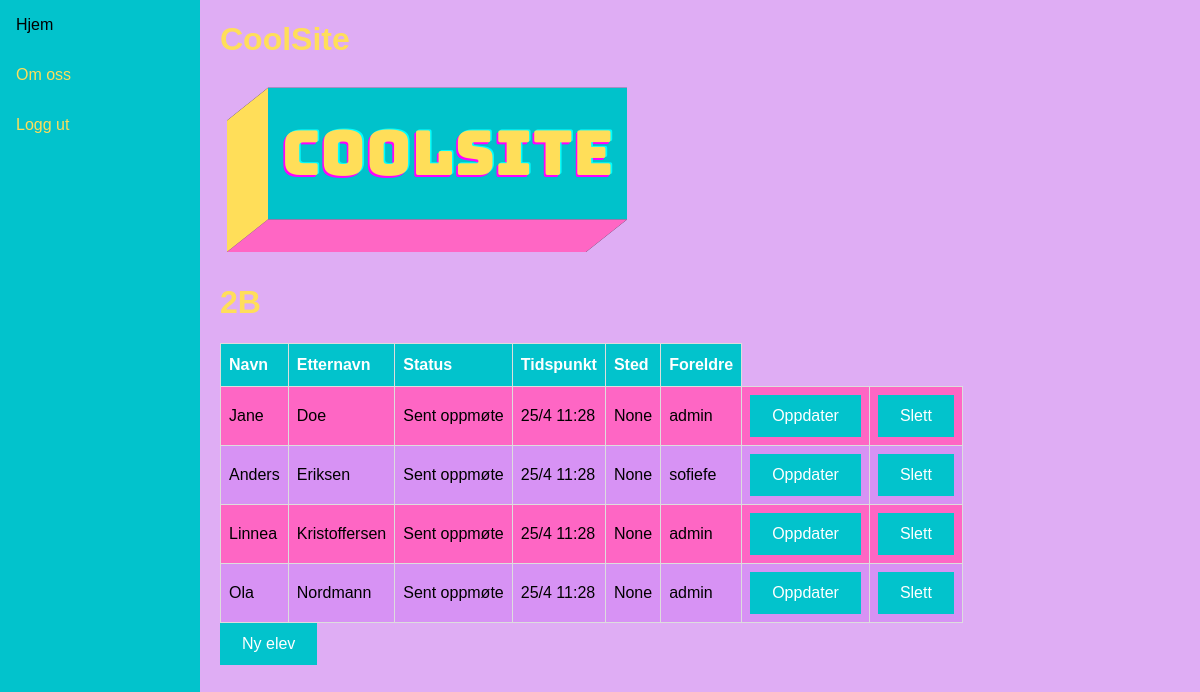
Screenshot of /klasse/2 (signed in) with the database file from the repository.
### coolflex/models.py (models this page shows, shortened)
class Klasse(models.Model):
    navn = models.CharField(max_length=2, default=None)
    teacher = models.ForeignKey(User, on_delete=models.CASCADE)
    def __str__(self):
        return self.navn
    class Meta:  #la til Meta-data i Klasse og CoolUser for å kunne sortere på klassenavn og etternavn
        ordering = ["navn"]

class CoolUser(models.Model):
    first_name = models.CharField(max_length=20, default="CoolUser")
    last_name = models.CharField(max_length=20, default ="")
    klasse = models.ForeignKey(Klasse, null=True, related_name="cooluser", on_delete=models.CASCADE)
    teacher = models.ForeignKey(User, blank=True, on_delete=models.CASCADE, related_name="+")
    parent = models.ForeignKey(User, blank=True, on_delete=models.CASCADE, related_name="+")
    status = models.CharField(max_length=3, default="DEF", blank=True, null=True)
    timestamp = models.CharField(max_length=20, default="N/A", blank=True, null=True)
    location = models.CharField(max_length=20, default="N/A", blank=True, null=True)
    class Meta:
        ordering = ["last_name", "first_name"]
    def get_parent(self):
        return self.parent.username

### coolflex/views.py (the view)
# urls.py: path("klasse", views.frontpage, name="frontpage"),
@login_required
def klasse(request, pk):
	klasse = Klasse.objects.get(id=pk)
	coolusers = CoolUser.objects.filter(klasse=klasse)
	klassenavn = klasse
	for user in coolusers:
		user.status = get_status_text(user)
		user.location = get_coolbox_location(user, coolbox_dict)
		user.timestamp = get_timestamp_text(user)
	context = {'klasse':klasse, 'coolusers':coolusers, "klassenavn":klassenavn}
	return render(request, "coolflex/klasse.html", context)

### coolflex/views.py (called while the page is built)
def get_timestamp(user):
	box_data_list = []
	timestamp = datetime.now() #får int feil hvis ikke, default blir .now()
	box_data = DataCoolBox.objects.filter(cooluser_id = user.id)
	if (box_data == None):
		return None
	else:
		for data in box_data:
			box_data_list.append(data)
		if (len(box_data_list) > 1):
			timestamp = box_data_list[-1].timestamp
		elif (len(box_data_list) == 1):
			timestamp = box_data_list[0].timestamp
		return timestamp

def get_coolbox_location(user, box_dict):
	box_data_list = []
	box_id = 0
	box_data = DataCoolBox.objects.filter(cooluser_id = user.id)
	for data in box_data:
		box_data_list.append(data)
	if (len(box_data_list) > 1):
		box_id = box_data_list[-1].box_id
	elif (len(box_data_list) == 1):
		box_id = box_data_list[0].box_id
	return box_dict.get(box_id)

def get_timestamp_text(user):
	timestamp = get_timestamp(user)
	if (timestamp != None):
		minute = int(timestamp.minute)
		if (minute <= 9):
			minute = "0"+str(minute)
		hour = int(timestamp.hour)
		if (hour <= 9):
			hour = "0"+str(hour)
		day = int(timestamp.day)
		if (day <= 9):
			day = "0"+str(day)
		month = int(timestamp.month)
		timestamp_text = f"{day}/{month} {hour}:{minute}"
		return timestamp_text
	else:
		return "N/A"

def check_timestamp(timestamp):
	valid_start_hour = 6
	valid_end_hour = 10
	today = int(datetime.now().day)
	this_month = int(datetime.now().month)
	this_year = int(datetime.now().year)
	hour = int(timestamp.hour)
	minutes = int(timestamp.minute)
	day = int(timestamp.day)
	month = int(timestamp.month)
	year = int(timestamp.year)
	if ((today == day) and (this_month == month) and (this_year == year)):
		if (valid_start_hour <= hour) and (hour < valid_end_hour):
			return 1 #valid timeframe
		elif (hour >= valid_end_hour):
			return 2 #late to school
		else:
			return 3 #invalid timeframe, something is up >:/
	else:
		return False

def get_status(user):
	timestamp_status = check_timestamp(get_timestamp(user))
	if (timestamp_status == 1):
		return True
	elif (timestamp_status == 2):
		return 2
	elif (timestamp_status == 3):
		return False
	else:
		return False

def get_status_text(user):
	status = get_status(user)
	if (status == True):
		return "Møtt opp"
	elif (status == 2):
		return "Sent oppmøte"
	else:
		return "Ikke møtt opp"

### coolflex/templates/coolflex/klasse.html
{% extends 'coolflex/base.html' %}
{% load static %}
{% block content %}
<h1>{{ klassenavn }}</h1>
<table id="coolflex">
    <thead>
      <tr>
        <th>Navn</th>
        <th>Etternavn</th>
        <th>Status</th>
        <th>Tidspunkt</th>
        <th>Sted</th>
        <th>Foreldre</th>
      </tr>
    </thead>
    <tbody>
      <tr>
        {% for user in coolusers %}
        {% if user.klasse|lower == klassenavn|lower %}
        <tr>
            <td> {{ user.first_name }} </td>
            <td> {{ user.last_name }} </td>
            <td> {{ user.status }} </td>
            <td> {{ user.timestamp }} </td>
            <td> {{ user.location }} </td>
            <td> {{ user.get_parent }} </td>
            <td> <div class="button"><a href="{% url 'updatecooluser' user.id %}">Oppdater</a></div> </td>
            <td> <div class="button"><a href="{% url 'deletecooluser' user.id %}">Slett</a></div> </td>
        </tr>
        {%endif%}
        {%endfor%}
      </tr>
    </tbody>
    </table>
    <div class="button"><a href="{% url 'createcooluser' %}">Ny elev</a></div>
{% endblock %}
{% block sidenav %}
<a href="{% url 'frontpage' %}">Hjem</a>
<a href="{% url 'info' %}">Om oss</a>
<a href="{% url 'logout' %}">Logg ut</a>
{% endblock %}

### coolflex/templates/coolflex/base.html (style rules this page uses)
.button a { background-color: rgb(2, 195, 204); color: white; border: 2px solid rgb(2, 195, 204); padding: 10px 20px; text-align: center; text-decoration: none; display: inline-block; }
#coolflex { font-family: Arial, Helvetica, sans-serif; border-collapse: collapse; white-space: nowrap; }
#coolflex td, #coolflex th { border: 1px solid #ddd; padding: 8px; }
#coolflex tr:nth-child(even) { background-color: #fe66c4; }
#coolflex tr:nth-child(odd) { background-color: #d792f4; }
#coolflex th { padding-top: 12px; padding-bottom: 12px; text-align: left; background-color: rgb(2, 195, 204); color: white; }
* { box-sizing: border-box; }
body { margin: 0; font-family: Arial, Helvetica, sans-serif; background-color: rgb(223, 173, 244); }
h1, h2, h3 { color: rgb(255, 222, 90) }
.sidenav a { color: rgb(255, 222, 90); padding: 16px; text-decoration: none; display: block; }

### rows the page displays
Klasse: navn "2B"
CoolUser: first_name "Jane", last_name "Doe", status "Sent oppmøte", timestamp "25/4 11:28", location "None", get_parent "admin"
CoolUser: first_name "Anders", last_name "Eriksen", status "Sent oppmøte", timestamp "25/4 11:28", location "None", get_parent "sofiefe"
CoolUser: first_name "Linnea", last_name "Kristoffersen", status "Sent oppmøte", timestamp "25/4 11:28", location "None", get_parent "admin"
CoolUser: first_name "Ola", last_name "Nordmann", status "Sent oppmøte", timestamp "25/4 11:28", location "None", get_parent "admin"
